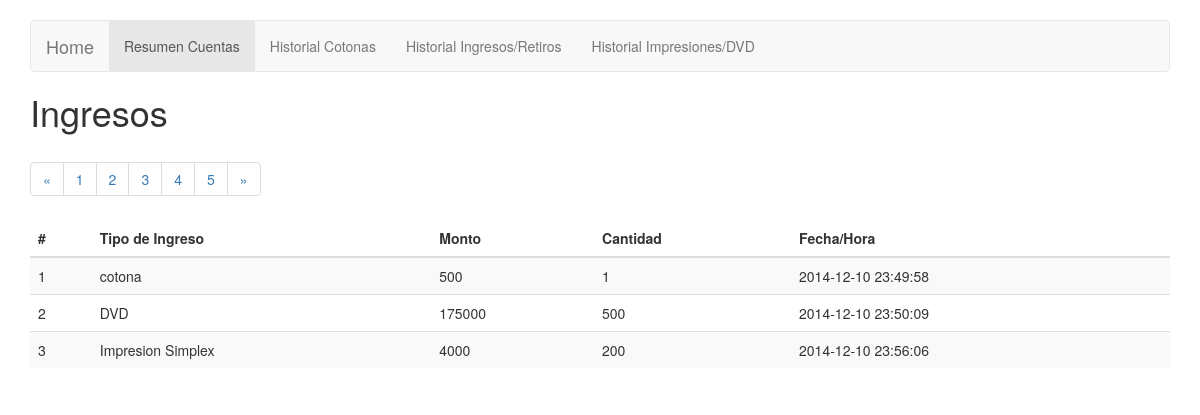
/cuentas (signed in), run on the app's committed database.
### models.py (models this page shows)
class Cuenta(peewee.Model):
    id = peewee.IntegerField(primary_key=True)
    tipo_ingreso = peewee.CharField()
    monto = peewee.IntegerField()
    cantidad = peewee.IntegerField()
    date = peewee.DateTimeField()
    class Meta:
        database = database

### home.py (the view)
@app.route('/cuentas', defaults={'cuentas': 1}, methods=['GET', 'POST'])
@app.route('/cuentas/<int:cuentas>', methods=['GET', 'POST'])
def show2(cuentas):
    if current_user.is_authenticated():
        return render_template('cuentas.html', cuentas=Cuenta.select().paginate(cuentas, 10))
    else:
        return redirect(url_for("login"))

### home.py (called while the page is built)
@login_manager.user_loader
def load_user(id):
    try:
        return User.get(id=int(id))
    except User.DoesNotExist:
        return None

### models.py (called while the page is built)
    def is_authenticated(self):
        return True

### templates/cuentas.html (shortened to what this page needs)
<!DOCTYPE html>
<html lang="en">
  <head>
    <link href="{{ url_for('static', filename='css/bootstrap.min.css') }}" rel="stylesheet" media="screen">
    <link href="{{ url_for('static', filename='css/navbar.css') }}" rel="stylesheet">
    <link href="{{ url_for('static', filename='css/main.css') }}" rel="stylesheet" media="screen">
</head>
<body>
  <div class="container">
  <nav class="navbar navbar-default" role="navigation">
  <div class="container-fluid">
    <div class="navbar-header">
      <a class="navbar-brand" href="/">Home</a>
    </div>
    <div class="collapse navbar-collapse" id="bs-example-navbar-collapse-1">
      <ul class="nav navbar-nav">
        <li class="active"><a href="/cuentas">Resumen Cuentas<span class="sr-only">(current)</span></a></li>
        <li><a href="/listacotonas">Historial Cotonas</a></li>
        <li><a href="/ingresosretiros">Historial Ingresos/Retiros</a></li>
          <li><a href="/impresiones">Historial Impresiones/DVD</a></li>
      </ul>
    </div>
  </div>
</nav>
<h1>Ingresos</h1>
<ul class="pagination">
  <li><a href="#">&laquo;</a></li>
  <li><a href="/cuentas/1">1</a></li>
  <li><a href="/cuentas/2">2</a></li>
  <li><a href="/cuentas/3">3</a></li>
  <li><a href="/cuentas/4">4</a></li>
  <li><a href="/cuentas/5">5</a></li>
  <li><a href="#">&raquo;</a></li>
</ul>
        <div class="table-responsive">
        <table class="table table-striped">
            <thead>
                <tr>
                  <th>#</th>
                  <th>Tipo de Ingreso</th>
                  <th>Monto</th>
                  <th>Cantidad</th>
                  <th>Fecha/Hora</th>
                </tr>
            </thead>
            <tbody>
            {% for cuenta in cuentas %}
            <tr>
                <td>{{ cuenta.id }}</td>
                <td>{{ cuenta.tipo_ingreso}}</td>
                <td>{{ cuenta.monto}}</td>
                <td>{{ cuenta.cantidad}}</td>
                <td>{{ cuenta.date}}</td>
            </tr>
            {% endfor %}
            </tbody>
        </table>
    </div>
   </div>
</body>
</html>

### static/css/navbar.css (style rules this page uses)
body { padding-top: 20px; padding-bottom: 20px; }
.navbar { margin-bottom: 20px; }

### data on the page
Cuenta: id "1", tipo_ingreso "cotona", monto "500", cantidad "1", date "2014-12-10 23:49:58"
Cuenta: id "2", tipo_ingreso "DVD", monto "175000", cantidad "500", date "2014-12-10 23:50:09"
Cuenta: id "3", tipo_ingreso "Impresion Simplex", monto "4000", cantidad "200", date "2014-12-10 23:56:06"
